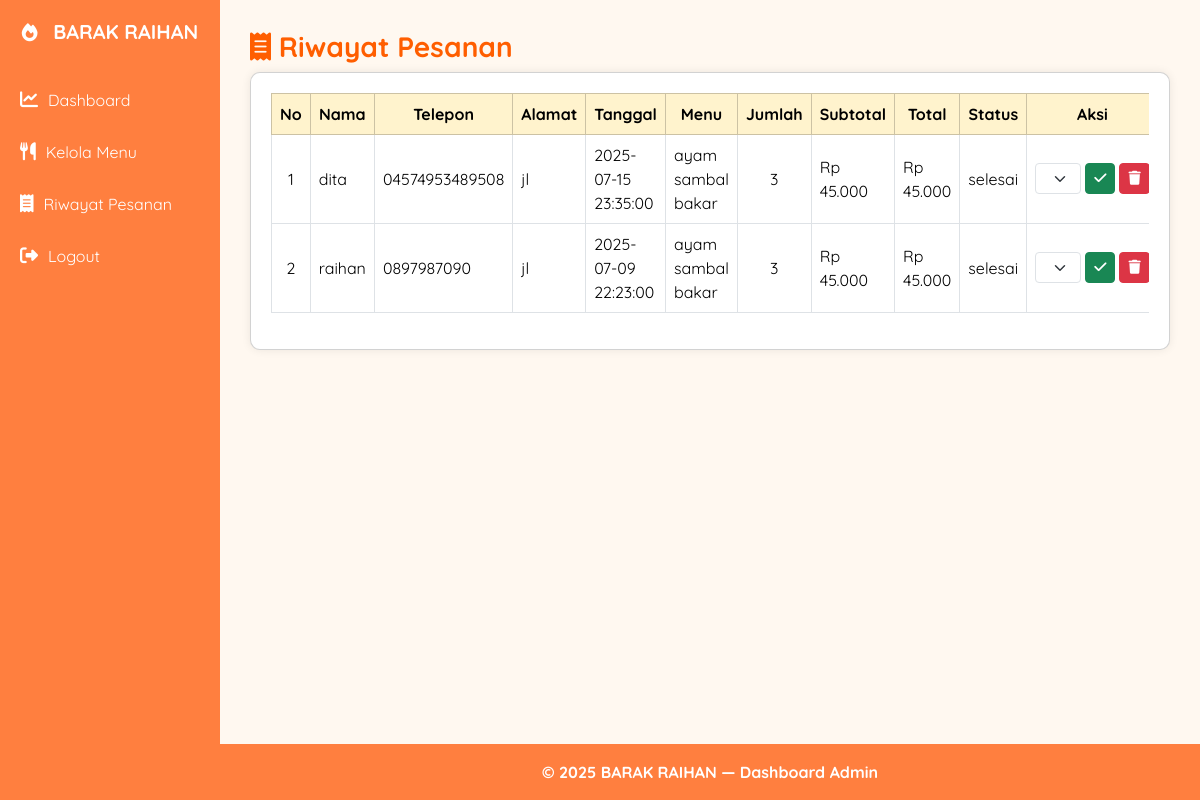
Page /admin/pesanan.php (signed in) on the committed database.
### tables this page shows
CREATE TABLE `raihan_detail_pesanan` (
  `id_detail` int(11) NOT NULL,
  `id_pesanan` int(11) DEFAULT NULL,
  `id_menu` int(11) DEFAULT NULL,
  `jumlah` int(11) DEFAULT NULL,
  `subtotal` decimal(10,2) DEFAULT NULL
);

CREATE TABLE `raihan_pesanan` (
  `id_pesanan` int(11) NOT NULL,
  `nama_pelanggan` varchar(100) NOT NULL,
  `telepon` varchar(20) DEFAULT NULL,
  `alamat_pengantaran` text DEFAULT NULL,
  `tanggal_ambil` datetime DEFAULT NULL,
  `total_harga` decimal(10,2) DEFAULT NULL,
  `status` enum('diproses','selesai') NOT NULL,
  `tanggal_pesan` datetime DEFAULT current_timestamp()
);

CREATE TABLE `raihan_menu` (
  `id_menu` int(11) NOT NULL,
  `nama_menu` varchar(100) NOT NULL,
  `deskripsi` text DEFAULT NULL,
  `harga` decimal(10,2) DEFAULT NULL,
  `gambar` varchar(255) DEFAULT NULL,
  `id_kategori` int(11) DEFAULT NULL
);

### admin/pesanan.php (the view, shortened to what this page needs)
<?php
include '../koneksi.php';
?>
<!doctype html>
<html>
<head>
  <link href="https://cdn.jsdelivr.net/npm/bootstrap@5.3.6/dist/css/bootstrap.min.css" rel="stylesheet">
  <link href="https://cdnjs.cloudflare.com/ajax/libs/font-awesome/6.5.2/css/all.min.css" rel="stylesheet">
  <link href="../css/style-admin.css" rel="stylesheet">
</head>
<body>
<div class="sidebar">
  <h5><i class="fas fa-fire"></i> BARAK RAIHAN</h5>
  <a href="dashboard.php"><i class="fas fa-chart-line"></i> Dashboard</a>
  <a href="kelola-menu.php"><i class="fas fa-utensils"></i> Kelola Menu</a>
  <a href="pesanan.php"><i class="fas fa-receipt"></i> Riwayat Pesanan</a>
  <a href="logout.php"><i class="fas fa-sign-out-alt"></i> Logout</a>
</div>
<div class="content">
  <h3><i class="fas fa-receipt"></i> Riwayat Pesanan</h3>
  <div class="card">
    <div class="table-responsive">
      <table class="table table-bordered align-middle">
        <thead class="table-warning text-center">
          <tr>
            <th>No</th>
            <th>Nama</th>
            <th>Telepon</th>
            <th>Alamat</th>
            <th>Tanggal</th>
            <th>Menu</th>
            <th>Jumlah</th>
            <th>Subtotal</th>
            <th>Total</th>
            <th>Status</th>
            <th>Aksi</th>
          </tr>
        </thead>
        <tbody>
          <?php
          $no=1;
          $data = mysqli_query($conn,
            "SELECT p.id_pesanan, p.nama_pelanggan, p.telepon, p.alamat_pengantaran, p.tanggal_ambil, p.total_harga, p.status,
                   d.jumlah, d.subtotal, m.nama_menu
            FROM raihan_pesanan p
            JOIN raihan_detail_pesanan d ON p.id_pesanan = d.id_pesanan
            JOIN raihan_menu m ON d.id_menu = m.id_menu
            ORDER BY p.tanggal_ambil DESC
          ");
          while($d=mysqli_fetch_assoc($data)){
            echo
            "<tr>
              <td class='text-center'>{$no}</td>
              <td>{$d['nama_pelanggan']}</td>
              <td>{$d['telepon']}</td>
              <td>{$d['alamat_pengantaran']}</td>
              <td>{$d['tanggal_ambil']}</td>
              <td>{$d['nama_menu']}</td>
              <td class='text-center'>{$d['jumlah']}</td>
              <td>Rp ".number_format($d['subtotal'],0,',','.')."</td>
              <td>Rp ".number_format($d['total_harga'],0,',','.')."</td>
              <td class='text-center'>{$d['status']}</td>
              <td>
                <form method='POST' class='d-flex'>
                  <input type='hidden' name='id_pesanan' value='{$d['id_pesanan']}'>
                  <select name='status' class='form-select form-select-sm me-1'>
                    <option value='Diproses' ".($d['status']=='Diproses'?'selected':'').">Diproses</option>
                    <option value='Selesai' ".($d['status']=='Selesai'?'selected':'').">Selesai</option>
                  </select>
                  <button name='update' class='btn btn-sm btn-success me-1' title='Update'><i class='fas fa-check'></i></button>
                  <button name='hapus' class='btn btn-sm btn-danger' onclick='return confirm(\"Yakin hapus?\")' title='Hapus'><i class='fas fa-trash'></i></button>
                </form>
              </td>
            </tr>";
            $no++;
          }
          ?>
        </tbody>
      </table>
    </div>
  </div>
</div>
<footer>
  © <?= date('Y') ?> BARAK RAIHAN — Dashboard Admin
</footer>
</body>
</html>

### css/style-admin.css (style rules this page uses)
body { margin: 0; background: #fff8f0; color: #333; font-family: 'Quicksand', sans-serif; }
.sidebar { position: fixed; top: 0; left: 0; width: 220px; height: 100%; background: #ff7f3f; padding: 20px 0; }
.sidebar h4, .sidebar h5 { text-align: center; color: #fff; margin-bottom: 30px; font-weight: bold; }
.sidebar a { display: flex; align-items: center; padding: 14px 20px; color: #fff; text-decoration: none; font-size: 16px; }
.sidebar i { margin-right: 10px; font-size: 18px; }
.content { margin-left: 220px; padding: 30px; }
.card { background: #fff; padding: 20px; border-radius: 10px; margin-bottom: 30px; box-shadow: 0 0 10px rgba(0,0,0,0.08); }
footer { font-weight: bold; background: #ff7f3f; text-align: center; padding: 16px; color: #fff; position: fixed; bottom: 0; left: 220px; right: 0; }
h3, h5 { color: #ff5e00; font-weight: bold; }
.form-control, .form-select { color: #333; }
.table thead { background: #ffe08a; }
.table thead th { text-align: center; }
.table-responsive { overflow-x: auto; }
table { width: 100%; }

### rows in the picture
raihan_detail_pesanan: id_pesanan.nama_pelanggan "dita", id_pesanan.telepon "04574953489508", id_pesanan.alamat_pengantaran "jl", id_pesanan.tanggal_ambil "2025-07-15 23:35:00", id_menu.nama_menu "ayam sambal bakar", jumlah "3", subtotal "45.000", id_pesanan.total_harga "45.000", id_pesanan.status "selesai"
raihan_detail_pesanan: id_pesanan.nama_pelanggan "raihan", id_pesanan.telepon "0897987090", id_pesanan.alamat_pengantaran "jl", id_pesanan.tanggal_ambil "2025-07-09 22:23:00", id_menu.nama_menu "ayam sambal bakar", jumlah "3", subtotal "45.000", id_pesanan.total_harga "45.000", id_pesanan.status "selesai"
